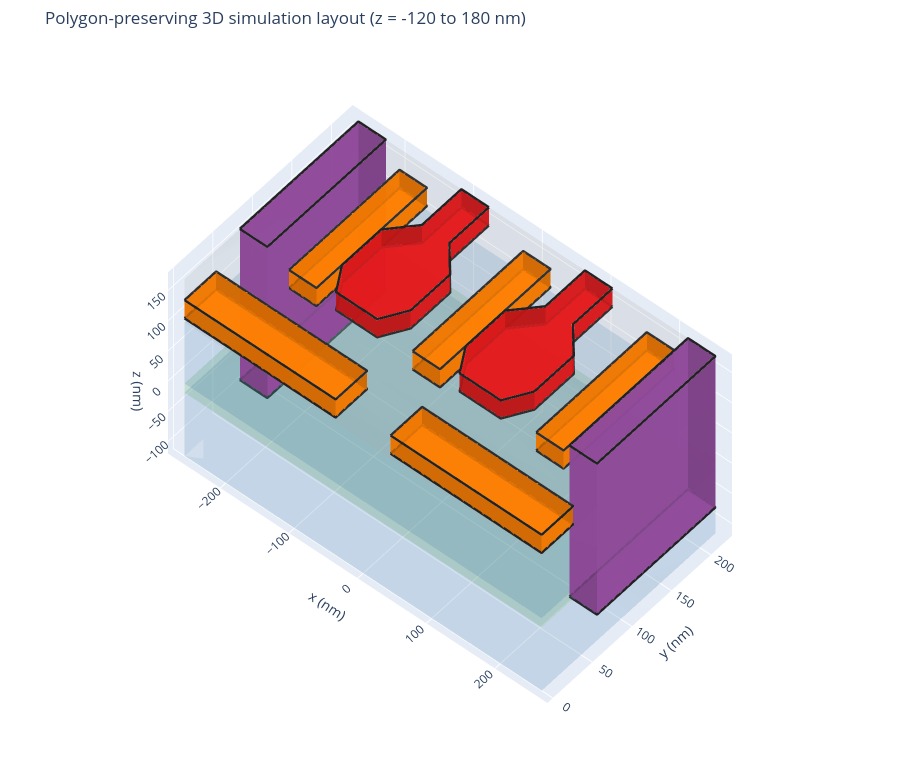

Notebook code for this chart:
### Markdown cell above
## 2. Build and preview the 3D device

### Code cell
process_stack = make_reference_sige_ge_process_stack()
simulation_layout = build_simulation_layout(
    name=f"{STEM}_3d",
    layout_elements=layout_spec,
    process_stack=process_stack,
    x_margin_nm=0.0,
    y_margin_nm=0.0,
)
simulation_layout.write_json(str(SIMULATION_LAYOUT_PATH))
assert len(simulation_layout.patterned_regions) == len(layout_spec)

structure_preview_fig = plot_simulation_layout_3d(
    simulation_layout,
    z_range_nm=(-120.0, 180.0),
    show_polygon_outlines=True,
)
structure_preview_fig.show()
print("Simulation layout:", SIMULATION_LAYOUT_PATH)

### Figure 1 — Plotly figure (JSON) as saved in the notebook; plotly's stock layout.template omitted (floating-point values rounded to 4 significant figures)
{"data": [{"color": "#377eb8", "hovertemplate": "SiGe_buffer<extra></extra>", "i": [0, 0, 4, 4, 0, 0, 1, 1, 2, 2, 3, 3], "j": [1, 2, 6, 7, 4, 5, 5, 6, 6, 7, 7, 4], "k": [2, 3, 5, 6, 5, 1, 6, 2, 7, 3, 4, 0], "name": "SiGe_buffer", "opacity": 0.1, "showscale": false, "type": "mesh3d", "x": [-260.0, 260.0, 260.0, -260.0, -260.0, 260.0, 260.0, -260.0], "y": [0.0, 0.0, 220.0, 220.0, 0.0, 0.0, 220.0, 220.0], "z": [-120.0, -120.0, -120.0, -120.0, -15.0, -15.0, -15.0, -15.0]}, {"color": "#4daf4a", "hovertemplate": "Ge_QW<extra></extra>", "i": [0, 0, 4, 4, 0, 0, 1, 1, 2, 2, 3, 3], "j": [1, 2, 6, 7, 4, 5, 5, 6, 6, 7, 7, 4], "k": [2, 3, 5, 6, 5, 1, 6, 2, 7, 3, 4, 0], "name": "Ge_QW", "opacity": 0.1, "showscale": false, "type": "mesh3d", "x": [-260.0, 260.0, 260.0, -260.0, -260.0, 260.0, 260.0, -260.0], "y": [0.0, 0.0, 220.0, 220.0, 0.0, 0.0, 220.0, 220.0], "z": [-15.0, -15.0, -15.0, -15.0, 0.0, 0.0, 0.0, 0.0]}, {"color": "#377eb8", "hovertemplate": "SiGe_cap<extra></extra>", "i": [0, 0, 4, 4, 0, 0, 1, 1, 2, 2, 3, 3], "j": [1, 2, 6, 7, 4, 5, 5, 6, 6, 7, 7, 4], "k": [2, 3, 5, 6, 5, 1, 6, 2, 7, 3, 4, 0], "name": "SiGe_cap", "opacity": 0.1, "showscale": false, "type": "mesh3d", "x": [-260.0, 260.0, 260.0, -260.0, -260.0, 260.0, 260.0, -260.0], "y": [0.0, 0.0, 220.0, 220.0, 0.0, 0.0, 220.0, 220.0], "z": [0.0, 0.0, 0.0, 0.0, 101.0, 101.0, 101.0, 101.0]}, {"color": "#bdbdbd", "hovertemplate": "Al2O3_dielectric<extra></extra>", "i": [0, 0, 4, 4, 0, 0, 1, 1, 2, 2, 3, 3], "j": [1, 2, 6, 7, 4, 5, 5, 6, 6, 7, 7, 4], "k": [2, 3, 5, 6, 5, 1, 6, 2, 7, 3, 4, 0], "name": "Al2O3_dielectric", "opacity": 0.1, "showscale": false, "type": "mesh3d", "x": [-260.0, 260.0, 260.0, -260.0, -260.0, 260.0, 260.0, -260.0], "y": [0.0, 0.0, 220.0, 220.0, 0.0, 0.0, 220.0, 220.0], "z": [101.0, 101.0, 101.0, 101.0, 173.0, 173.0, 173.0, 173.0]}, {"color": "#984ea3", "flatshading": true, "hovertemplate": "OC_L<extra></extra>", "i": [1, 7, 3, 5, 0, 0, 1, 1, 2, 2, 3, 3], "j": [0, 4, 2, 6, 1, 5, 2, 6, 3, 7, 0, 4], "k": [3, 5, 1, 7, 5, 4, 6, 5, 7, 6, 4, 7], "name": "OC_L", "opacity": 0.84, "showscale": false, "type": "mesh3d", "x": [-260.0, -220.0, -220.0, -260.0, -260.0, -220.0, -220.0, -260.0], "y": [70.0, 70.0, 220.0, 220.0, 70.0, 70.0, 220.0, 220.0], "z": [-77.0, -77.0, -77.0, -77.0, 173.0, 173.0, 173.0, 173.0]}, {"hoverinfo": "skip", "line": {"color": "#222222", "width": 5}, "mode": "lines", "name": "OC_L outline", "showlegend": false, "type": "scatter3d", "x": [-260.0, -220.0, -220.0, -260.0, -260.0], "y": [70.0, 70.0, 220.0, 220.0, 70.0], "z": [-77.0, -77.0, -77.0, -77.0, -77.0]}, {"hoverinfo": "skip", "line": {"color": "#222222", "width": 5}, "mode": "lines", "name": "OC_L outline", "showlegend": false, "type": "scatter3d", "x": [-260.0, -220.0, -220.0, -260.0, -260.0], "y": [70.0, 70.0, 220.0, 220.0, 70.0], "z": [173.0, 173.0, 173.0, 173.0, 173.0]}, {"color": "#ff7f00", "flatshading": true, "hovertemplate": "B1<extra></extra>", "i": [1, 7, 3, 5, 0, 0, 1, 1, 2, 2, 3, 3], "j": [0, 4, 2, 6, 1, 5, 2, 6, 3, 7, 0, 4], "k": [3, 5, 1, 7, 5, 4, 6, 5, 7, 6, 4, 7], "name": "B1", "opacity": 0.84, "showscale": false, "type": "mesh3d", "x": [-200.0, -160.0, -160.0, -200.0, -200.0, -160.0, -160.0, -200.0], "y": [80.0, 80.0, 220.0, 220.0, 80.0, 80.0, 220.0, 220.0], "z": [108.0, 108.0, 108.0, 108.0, 138.0, 138.0, 138.0, 138.0]}, {"hoverinfo": "skip", "line": {"color": "#222222", "width": 5}, "mode": "lines", "name": "B1 outline", "showlegend": false, "type": "scatter3d", "x": [-200.0, -160.0, -160.0, -200.0, -200.0], "y": [80.0, 80.0, 220.0, 220.0, 80.0], "z": [108.0, 108.0, 108.0, 108.0, 108.0]}, {"hoverinfo": "skip", "line": {"color": "#222222", "width": 5}, "mode": "lines", "name": "B1 outline", "showlegend": false, "type": "scatter3d", "x": [-200.0, -160.0, -160.0, -200.0, -200.0], "y": [80.0, 80.0, 220.0, 220.0, 80.0], "z": [138.0, 138.0, 138.0, 138.0, 138.0]}, {"color": "#e41a1c", "flatshading": true, "hovertemplate": "P1<extra></extra>", "i": [1, 19, 2, 19, 3, 19, 4, 19, 5, 19, 6, 19, 7, 19, 9, 17, 0, 0, 1, 1, 2, 2, 3, 3, 4, 4, 5, 5, 6, 6, 7, 7, 8, 8, 9, 9], "j": [0, 10, 1, 11, 2, 12, 3, 13, 4, 14, 5, 15, 6, 16, 8, 18, 1, 11, 2, 12, 3, 13, 4, 14, 5, 15, 6, 16, 7, 17, 8, 18, 9, 19, 0, 10], "k": [9, 11, 9, 12, 9, 13, 9, 14, 9, 15, 9, 16, 9, 17, 7, 19, 11, 10, 12, 11, 13, 12, 14, 13, 15, 14, 16, 15, 17, 16, 18, 17, 19, 18, 10, 19], "name": "P1", "opacity": 0.84, "showscale": false, "type": "mesh3d", "x": [-70.0, -110.0, -110.0, -140.0, -140.0, -120.0, -60.0, -40.0, -40.0, -70.0, -70.0, -110.0, -110.0, -140.0, -140.0, -120.0, -60.0, -40.0, -40.0, -70.0], "y": [220.0, 220.0, 170.0, 145.0, 95.0, 70.0, 70.0, 95.0, 145.0, 170.0, 220.0, 220.0, 170.0, 145.0, 95.0, 70.0, 70.0, 95.0, 145.0, 170.0], "z": [143.0, 143.0, 143.0, 143.0, 143.0, 143.0, 143.0, 143.0, 143.0, 143.0, 173.0, 173.0, 173.0, 173.0, 173.0, 173.0, 173.0, 173.0, 173.0, 173.0]}, {"hoverinfo": "skip", "line": {"color": "#222222", "width": 5}, "mode": "lines", "name": "P1 outline", "showlegend": false, "type": "scatter3d", "x": [-70.0, -110.0, -110.0, -140.0, -140.0, -120.0, -60.0, -40.0, -40.0, -70.0, -70.0], "y": [220.0, 220.0, 170.0, 145.0, 95.0, 70.0, 70.0, 95.0, 145.0, 170.0, 220.0], "z": [143.0, 143.0, 143.0, 143.0, 143.0, 143.0, 143.0, 143.0, 143.0, 143.0, 143.0]}, {"hoverinfo": "skip", "line": {"color": "#222222", "width": 5}, "mode": "lines", "name": "P1 outline", "showlegend": false, "type": "scatter3d", "x": [-70.0, -110.0, -110.0, -140.0, -140.0, -120.0, -60.0, -40.0, -40.0, -70.0, -70.0], "y": [220.0, 220.0, 170.0, 145.0, 95.0, 70.0, 70.0, 95.0, 145.0, 170.0, 220.0], "z": [173.0, 173.0, 173.0, 173.0, 173.0, 173.0, 173.0, 173.0, 173.0, 173.0, 173.0]}, {"color": "#ff7f00", "flatshading": true, "hovertemplate": "B2<extra></extra>", "i": [1, 7, 3, 5, 0, 0, 1, 1, 2, 2, 3, 3], "j": [0, 4, 2, 6, 1, 5, 2, 6, 3, 7, 0, 4], "k": [3, 5, 1, 7, 5, 4, 6, 5, 7, 6, 4, 7], "name": "B2", "opacity": 0.84, "showscale": false, "type": "mesh3d", "x": [-20.0, 20.0, 20.0, -20.0, -20.0, 20.0, 20.0, -20.0], "y": [80.0, 80.0, 220.0, 220.0, 80.0, 80.0, 220.0, 220.0], "z": [108.0, 108.0, 108.0, 108.0, 138.0, 138.0, 138.0, 138.0]}, {"hoverinfo": "skip", "line": {"color": "#222222", "width": 5}, "mode": "lines", "name": "B2 outline", "showlegend": false, "type": "scatter3d", "x": [-20.0, 20.0, 20.0, -20.0, -20.0], "y": [80.0, 80.0, 220.0, 220.0, 80.0], "z": [108.0, 108.0, 108.0, 108.0, 108.0]}, {"hoverinfo": "skip", "line": {"color": "#222222", "width": 5}, "mode": "lines", "name": "B2 outline", "showlegend": false, "type": "scatter3d", "x": [-20.0, 20.0, 20.0, -20.0, -20.0], "y": [80.0, 80.0, 220.0, 220.0, 80.0], "z": [138.0, 138.0, 138.0, 138.0, 138.0]}, {"color": "#e41a1c", "flatshading": true, "hovertemplate": "P2<extra></extra>", "i": [1, 19, 2, 19, 3, 19, 4, 19, 5, 19, 6, 19, 7, 19, 9, 17, 0, 0, 1, 1, 2, 2, 3, 3, 4, 4, 5, 5, 6, 6, 7, 7, 8, 8, 9, 9], "j": [0, 10, 1, 11, 2, 12, 3, 13, 4, 14, 5, 15, 6, 16, 8, 18, 1, 11, 2, 12, 3, 13, 4, 14, 5, 15, 6, 16, 7, 17, 8, 18, 9, 19, 0, 10], "k": [9, 11, 9, 12, 9, 13, 9, 14, 9, 15, 9, 16, 9, 17, 7, 19, 11, 10, 12, 11, 13, 12, 14, 13, 15, 14, 16, 15, 17, 16, 18, 17, 19, 18, 10, 19], "name": "P2", "opacity": 0.84, "showscale": false, "type": "mesh3d", "x": [110.0, 70.0, 70.0, 40.0, 40.0, 60.0, 120.0, 140.0, 140.0, 110.0, 110.0, 70.0, 70.0, 40.0, 40.0, 60.0, 120.0, 140.0, 140.0, 110.0], "y": [220.0, 220.0, 170.0, 145.0, 95.0, 70.0, 70.0, 95.0, 145.0, 170.0, 220.0, 220.0, 170.0, 145.0, 95.0, 70.0, 70.0, 95.0, 145.0, 170.0], "z": [143.0, 143.0, 143.0, 143.0, 143.0, 143.0, 143.0, 143.0, 143.0, 143.0, 173.0, 173.0, 173.0, 173.0, 173.0, 173.0, 173.0, 173.0, 173.0, 173.0]}, {"hoverinfo": "skip", "line": {"color": "#222222", "width": 5}, "mode": "lines", "name": "P2 outline", "showlegend": false, "type": "scatter3d", "x": [110.0, 70.0, 70.0, 40.0, 40.0, 60.0, 120.0, 140.0, 140.0, 110.0, 110.0], "y": [220.0, 220.0, 170.0, 145.0, 95.0, 70.0, 70.0, 95.0, 145.0, 170.0, 220.0], "z": [143.0, 143.0, 143.0, 143.0, 143.0, 143.0, 143.0, 143.0, 143.0, 143.0, 143.0]}, {"hoverinfo": "skip", "line": {"color": "#222222", "width": 5}, "mode": "lines", "name": "P2 outline", "showlegend": false, "type": "scatter3d", "x": [110.0, 70.0, 70.0, 40.0, 40.0, 60.0, 120.0, 140.0, 140.0, 110.0, 110.0], "y": [220.0, 220.0, 170.0, 145.0, 95.0, 70.0, 70.0, 95.0, 145.0, 170.0, 220.0], "z": [173.0, 173.0, 173.0, 173.0, 173.0, 173.0, 173.0, 173.0, 173.0, 173.0, 173.0]}, {"color": "#ff7f00", "flatshading": true, "hovertemplate": "B3<extra></extra>", "i": [1, 7, 3, 5, 0, 0, 1, 1, 2, 2, 3, 3], "j": [0, 4, 2, 6, 1, 5, 2, 6, 3, 7, 0, 4], "k": [3, 5, 1, 7, 5, 4, 6, 5, 7, 6, 4, 7], "name": "B3", "opacity": 0.84, "showscale": false, "type": "mesh3d", "x": [160.0, 200.0, 200.0, 160.0, 160.0, 200.0, 200.0, 160.0], "y": [80.0, 80.0, 220.0, 220.0, 80.0, 80.0, 220.0, 220.0], "z": [108.0, 108.0, 108.0, 108.0, 138.0, 138.0, 138.0, 138.0]}, {"hoverinfo": "skip", "line": {"color": "#222222", "width": 5}, "mode": "lines", "name": "B3 outline", "showlegend": false, "type": "scatter3d", "x": [160.0, 200.0, 200.0, 160.0, 160.0], "y": [80.0, 80.0, 220.0, 220.0, 80.0], "z": [108.0, 108.0, 108.0, 108.0, 108.0]}, {"hoverinfo": "skip", "line": {"color": "#222222", "width": 5}, "mode": "lines", "name": "B3 outline", "showlegend": false, "type": "scatter3d", "x": [160.0, 200.0, 200.0, 160.0, 160.0], "y": [80.0, 80.0, 220.0, 220.0, 80.0], "z": [138.0, 138.0, 138.0, 138.0, 138.0]}, {"color": "#984ea3", "flatshading": true, "hovertemplate": "OC_R<extra></extra>", "i": [1, 7, 3, 5, 0, 0, 1, 1, 2, 2, 3, 3], "j": [0, 4, 2, 6, 1, 5, 2, 6, 3, 7, 0, 4], "k": [3, 5, 1, 7, 5, 4, 6, 5, 7, 6, 4, 7], "name": "OC_R", "opacity": 0.84, "showscale": false, "type": "mesh3d", "x": [220.0, 260.0, 260.0, 220.0, 220.0, 260.0, 260.0, 220.0], "y": [70.0, 70.0, 220.0, 220.0, 70.0, 70.0, 220.0, 220.0], "z": [-77.0, -77.0, -77.0, -77.0, 173.0, 173.0, 173.0, 173.0]}, {"hoverinfo": "skip", "line": {"color": "#222222", "width": 5}, "mode": "lines", "name": "OC_R outline", "showlegend": false, "type": "scatter3d", "x": [220.0, 260.0, 260.0, 220.0, 220.0], "y": [70.0, 70.0, 220.0, 220.0, 70.0], "z": [-77.0, -77.0, -77.0, -77.0, -77.0]}, {"hoverinfo": "skip", "line": {"color": "#222222", "width": 5}, "mode": "lines", "name": "OC_R outline", "showlegend": false, "type": "scatter3d", "x": [220.0, 260.0, 260.0, 220.0, 220.0], "y": [70.0, 70.0, 220.0, 220.0, 70.0], "z": [173.0, 173.0, 173.0, 173.0, 173.0]}, {"color": "#ff7f00", "flatshading": true, "hovertemplate": "B_H_L<extra></extra>", "i": [1, 7, 3, 5, 0, 0, 1, 1, 2, 2, 3, 3], "j": [0, 4, 2, 6, 1, 5, 2, 6, 3, 7, 0, 4], "k": [3, 5, 1, 7, 5, 4, 6, 5, 7, 6, 4, 7], "name": "B_H_L", "opacity": 0.84, "showscale": false, "type": "mesh3d", "x": [-260.0, -40.0, -40.0, -260.0, -260.0, -40.0, -40.0, -260.0], "y": [0.0, 0.0, 40.0, 40.0, 0.0, 0.0, 40.0, 40.0], "z": [108.0, 108.0, 108.0, 108.0, 138.0, 138.0, 138.0, 138.0]}, {"hoverinfo": "skip", "line": {"color": "#222222", "width": 5}, "mode": "lines", "name": "B_H_L outline", "showlegend": false, "type": "scatter3d", "x": [-260.0, -40.0, -40.0, -260.0, -260.0], "y": [0.0, 0.0, 40.0, 40.0, 0.0], "z": [108.0, 108.0, 108.0, 108.0, 108.0]}, {"hoverinfo": "skip", "line": {"color": "#222222", "width": 5}, "mode": "lines", "name": "B_H_L outline", "showlegend": false, "type": "scatter3d", "x": [-260.0, -40.0, -40.0, -260.0, -260.0], "y": [0.0, 0.0, 40.0, 40.0, 0.0], "z": [138.0, 138.0, 138.0, 138.0, 138.0]}, {"color": "#ff7f00", "flatshading": true, "hovertemplate": "B_H_R<extra></extra>", "i": [1, 7, 3, 5, 0, 0, 1, 1, 2, 2, 3, 3], "j": [0, 4, 2, 6, 1, 5, 2, 6, 3, 7, 0, 4], "k": [3, 5, 1, 7, 5, 4, 6, 5, 7, 6, 4, 7], "name": "B_H_R", "opacity": 0.84, "showscale": false, "type": "mesh3d", "x": [40.0, 260.0, 260.0, 40.0, 40.0, 260.0, 260.0, 40.0], "y": [0.0, 0.0, 40.0, 40.0, 0.0, 0.0, 40.0, 40.0], "z": [108.0, 108.0, 108.0, 108.0, 138.0, 138.0, 138.0, 138.0]}, {"hoverinfo": "skip", "line": {"color": "#222222", "width": 5}, "mode": "lines", "name": "B_H_R outline", "showlegend": false, "type": "scatter3d", "x": [40.0, 260.0, 260.0, 40.0, 40.0], "y": [0.0, 0.0, 40.0, 40.0, 0.0], "z": [108.0, 108.0, 108.0, 108.0, 108.0]}, {"hoverinfo": "skip", "line": {"color": "#222222", "width": 5}, "mode": "lines", "name": "B_H_R outline", "showlegend": false, "type": "scatter3d", "x": [40.0, 260.0, 260.0, 40.0, 40.0], "y": [0.0, 0.0, 40.0, 40.0, 0.0], "z": [138.0, 138.0, 138.0, 138.0, 138.0]}], "layout": {"height": 760, "legend": {"itemsizing": "constant"}, "margin": {"b": 0, "l": 0, "r": 0, "t": 48}, "scene": {"aspectmode": "manual", "aspectratio": {"x": 1.4, "y": 0.8, "z": 0.8}, "camera": {"eye": {"x": 1.15, "y": -1.35, "z": 2.15}, "projection": {"type": "orthographic"}}, "xaxis": {"title": {"text": "x (nm)"}}, "yaxis": {"title": {"text": "y (nm)"}}, "zaxis": {"range": [-120, 180], "title": {"text": "z (nm)"}}}, "title": {"text": "Polygon-preserving 3D simulation layout (z = -120 to 180 nm)"}}}
